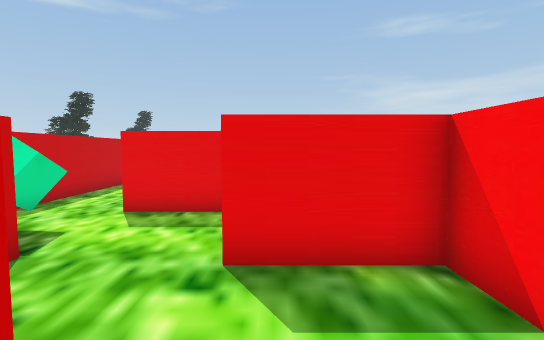
[1] (above)

19 first-person views from a walk through a Unity game level. The camera is 1.4 m above the floor, tilts 4° down and sees 85° across. The floor is counted in squares, 0.9 m on a side. Each view is taken from the middle of a square. On the plan, view 1 faces up. The plan holds only what a view shows up to about 15 squares ahead; the rest is blank. The player is left out.

[2]
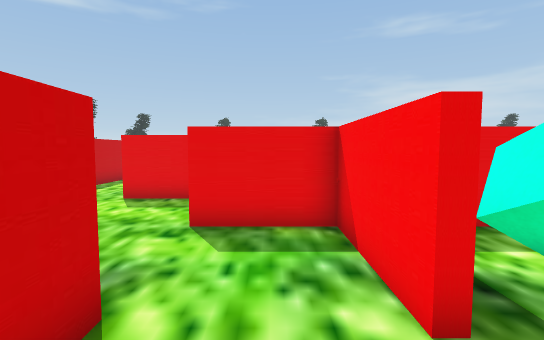

[3]
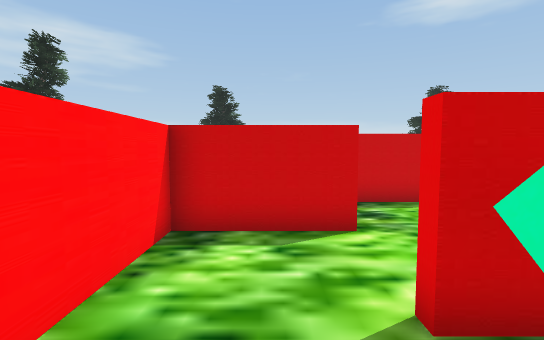

[4]
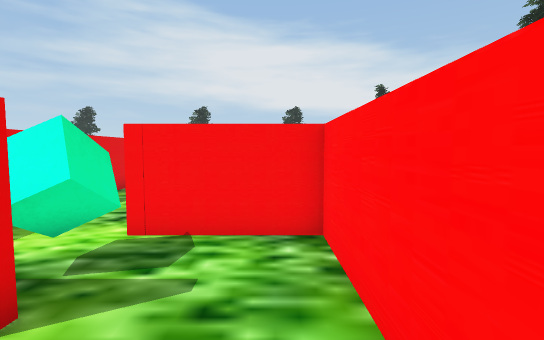

[5]
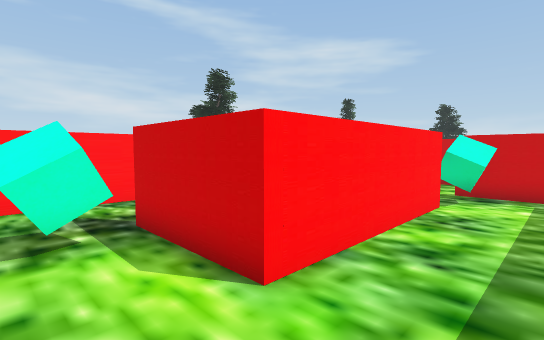

[6]
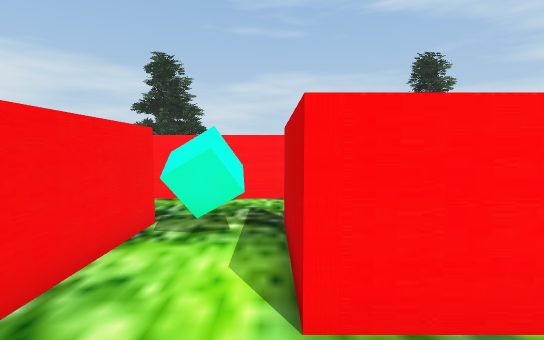

[7]
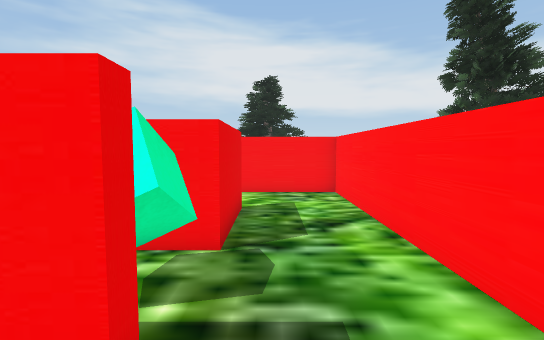

[8]
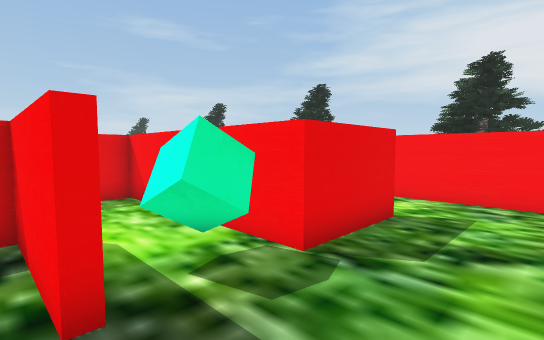

[9]
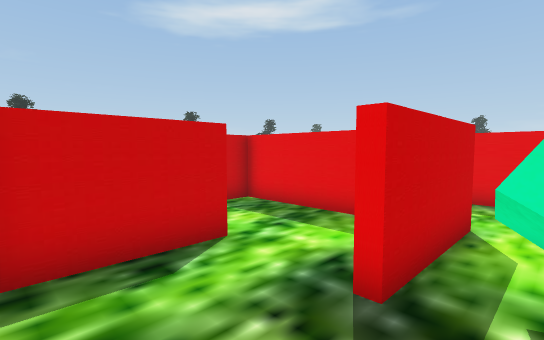

[10]
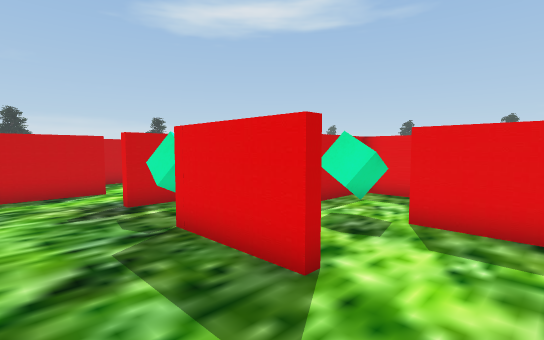

[11]
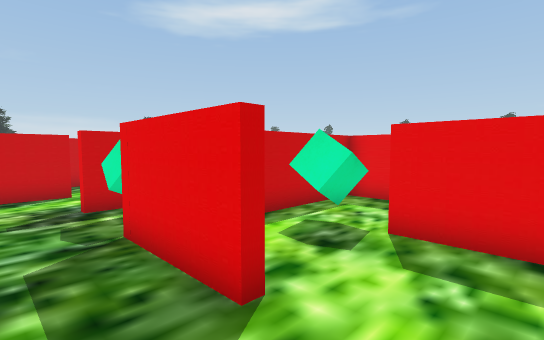

[12]
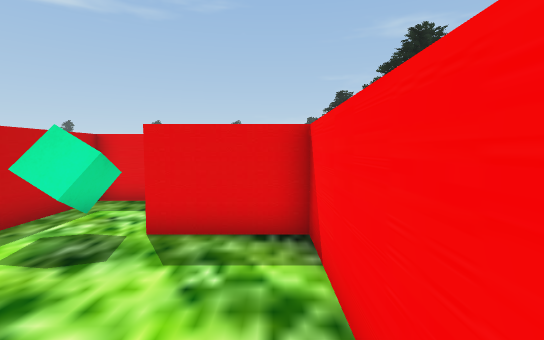

[13]
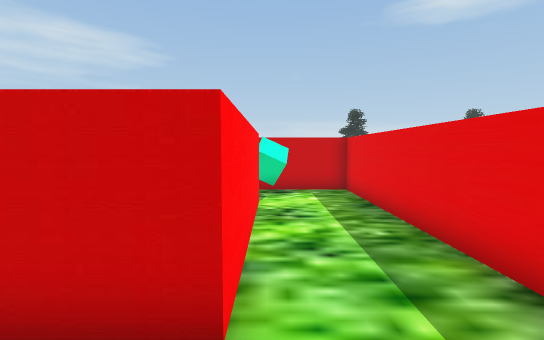

[14]
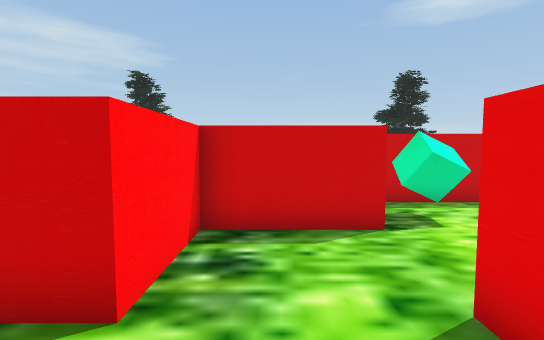

[15]
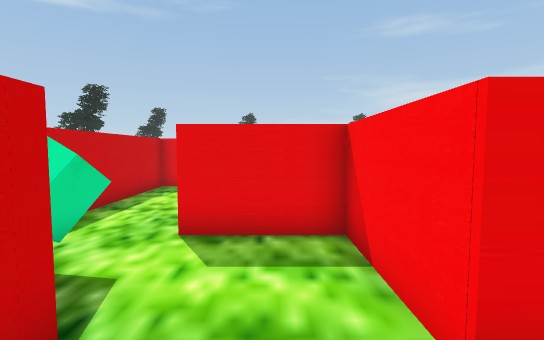

[16]
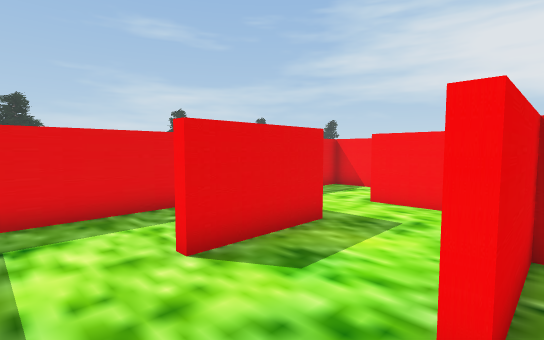

[17]
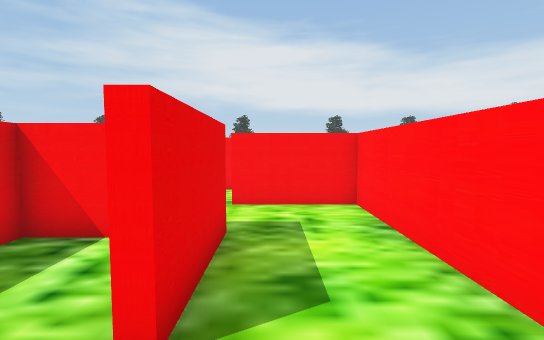

[18]
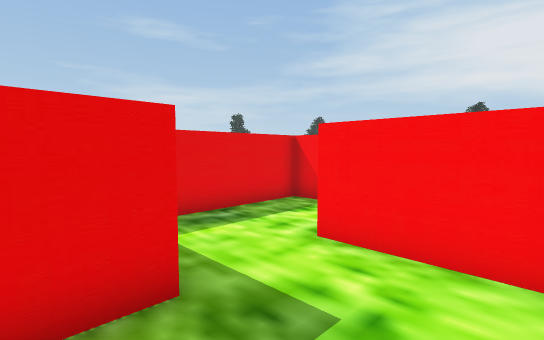

[19]
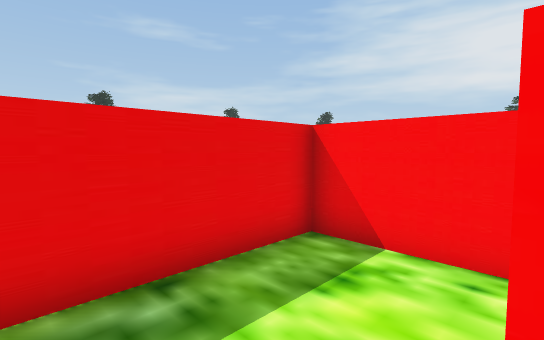

### Floor plan
Points are (right, up) in squares from view 1. A wall is a line through its corners. A room is listed if a view was taken in it or the views show most of it. See-through windows are left out.
Room 1 (views 1, 2, 3, 4, 14, 15)
walls: (2.6, 1.5) (2.6, 0.3) (2.3, 0.3) (2.3, 3.9) (-0.7, 3.9) (-0.7, 7.3) (-3.8, 7.3); (-3.6, 4.2) (-3.6, 0.6) (-0.6, 0.6) (-0.6, -2.9) (5.3, -2.9) (5.3, 0.6)
ways out: opening at (4.5, 1.5) to room 2; opening at (-3.5, 5.5) to room 3
objects: cube (4, 0) to (4, 1)
Room 2 (views 5, 6, 7, 8, 9, 10, 11, 12, 13)
walls: (8.7, -2.8) (8.7, -5.9); (10.5, -6.3) (20.7, -6.3) (20.7, 0.3) (17.6, 0.3); (17.9, -3.2) (14.5, -3.2) (14.5, 3.9) (2.6, 3.9) (2.6, 1.5); (5.3, 0.6) (11.7, 0.6) (11.7, -3.2)
ways out: opening at (4.5, 1.5) to room 1; opening at (10.5, -3) to room 4; opening at (16.5, 0)
objects: cube (13, -3) to (13, -2); cube (16, 0) to (17, 1)
Room 3 (views 16, 17, 18, 19)
walls: (-0.5, 10.9) (-3.9, 10.9) (-3.9, 11.2); (-3.5, 7.6) (2.3, 7.6) (2.3, 11.2); (-0.9, 12.8) (-0.9, 14.4) (-6.6, 14.4) (-6.6, 5.2); (3.4, 14.4) (1, 14.4)
ways out: opening at (-3.5, 5.5) to room 1; opening at (3, 12.5) to room 5
objects: cube (-5, 5) to (-5, 6)
Room 4 (no view inside)
walls: (9.5, 0.3) (8.5, 0.3); (11.4, -3.2) (11.4, 0.4)
ways out: opening at (10.5, -3) to room 2; opening at (9, -1.5) to room 6
Room 5 (no view inside)
walls: (5.4, 11.4) (5.4, 14.4) (3.4, 14.4)
ways out: opening at (3, 12.5) to room 3; opening at (4.5, 11)
Room 6 (no view inside)
walls: (8.5, 0.3) (5.6, 0.3) (5.6, -2.4)
ways out: opening at (9, -1.5) to room 4; opening at (7.5, -3)

Where each view was taken, in squares from view 1:
view 1: 0 up, 0 right, facing up
view 2: 2 down, 1 right, facing up
view 3: 1 down, 5 right, facing left
view 4: 2 down, 0 right, facing right
view 5: 3 up, 14 right, facing down-left
view 6: 3 up, 12 right, facing down
view 7: 4 down, 10 right, facing right
view 8: 6 down, 11 right, facing up-right
view 9: 6 down, 13 right, facing up-left
view 10: 6 down, 20 right, facing up-left
view 11: 5 down, 20 right, facing up-left
view 12: 5 down, 20 right, facing up
view 13: 1 up, 14 right, facing left
view 14: 2 up, 2 right, facing left
view 15: 2 up, 2 left, facing up
view 16: 7 up, 6 left, facing up-right
view 17: 10 up, 6 left, facing right
view 18: 8 up, 2 left, facing up-right
view 19: 11 up, 1 right, facing up-right
